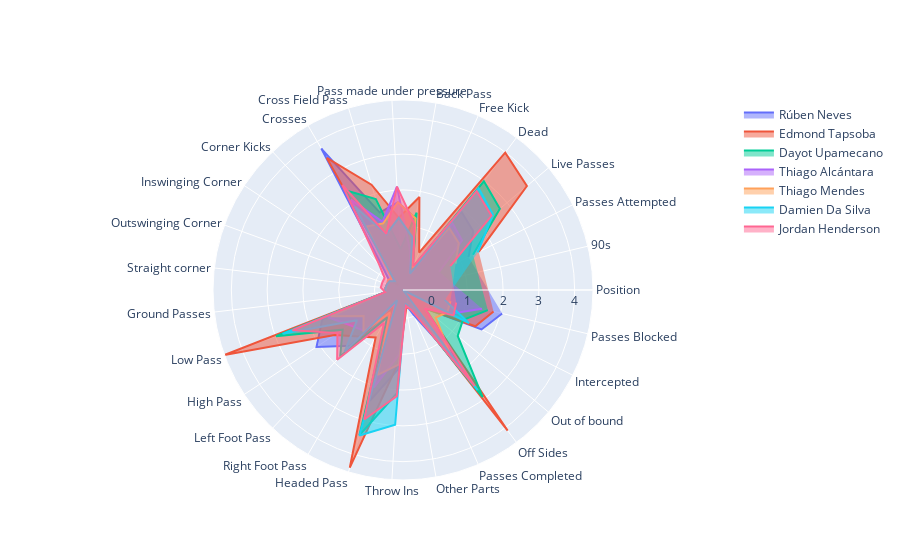

This figure's notebook cell:
### Code cell
categories = ['Position','90s','Passes Attempted',
                   'Live Passes','Dead','Free Kick',
                   'Back Pass','Pass made under pressure','Cross Field Pass',
                   'Crosses','Corner Kicks','Inswinging Corner','Outswinging Corner',
                   'Straight corner','Ground Passes','Low Pass','High Pass','Left Foot Pass','Right Foot Pass','Headed Pass',
                   'Throw Ins','Other Parts','Passes Completed','Off Sides','Out of bound','Intercepted','Passes Blocked']



fig = go.Figure()
r = []
for i in range(7):
    
    data = np.array(value[1].iloc[i])
    
    fig.add_trace(go.Scatterpolar(
      r=data,     
      theta=categories,
      fill='toself',
      name=value[1]['Player'].iloc[i]
    ))


fig.update_layout(
  
  showlegend=True
)

fig.show()

### Figure 1 — Plotly figure (JSON) as saved in the notebook; plotly's stock layout.template omitted (floating-point values rounded to 4 significant figures)
{"data": [{"fill": "toself", "name": "Rúben Neves", "r": ["Rúben Neves", "MF", 1.254, 1.765, 1.935, -0.1248, 1.233, 1.661, 1.463, 3.768, -0.02552, -0.3464, -0.3236, -0.3049, -0.2935, 1.604, 2.097, 1.346, -0.2127, 2.439, 1.411, -0.3952, -0.03889, 1.782, 0.00287, 1.659, 2.052, 0.6667], "theta": ["Position", "90s", "Passes Attempted", "Live Passes", "Dead", "Free Kick", "Back Pass", "Pass made under pressure", "Cross Field Pass", "Crosses", "Corner Kicks", "Inswinging Corner", "Outswinging Corner", "Straight corner", "Ground Passes", "Low Pass", "High Pass", "Left Foot Pass", "Right Foot Pass", "Headed Pass", "Throw Ins", "Other Parts", "Passes Completed", "Off Sides", "Out of bound", "Intercepted", "Passes Blocked"], "type": "scatterpolar"}, {"fill": "toself", "name": "Edmond Tapsoba", "r": ["Edmond Tapsoba", "DF,MF", 1.574, 3.723, 3.987, 0.3444, 1.843, 1.225, 2.276, 3.464, -0.6089, -0.3464, -0.3236, -0.3049, -0.2935, 4.513, 1.49, 0.9898, 0.7343, 4.387, 1.21, -0.2764, -0.2959, 4.101, 0.00287, 1.465, 1.804, 0.4271], "theta": ["Position", "90s", "Passes Attempted", "Live Passes", "Dead", "Free Kick", "Back Pass", "Pass made under pressure", "Cross Field Pass", "Crosses", "Corner Kicks", "Inswinging Corner", "Outswinging Corner", "Straight corner", "Ground Passes", "Low Pass", "High Pass", "Left Foot Pass", "Right Foot Pass", "Headed Pass", "Throw Ins", "Other Parts", "Passes Completed", "Off Sides", "Out of bound", "Intercepted", "Passes Blocked"], "type": "scatterpolar"}, {"fill": "toself", "name": "Dayot Upamecano", "r": ["Dayot Upamecano", "DF", 1.392, 2.737, 2.989, -0.1133, 1.396, 0.3515, 1.856, 2.423, -0.5312, -0.3464, -0.3236, -0.3049, -0.2935, 2.982, 1.222, 1.764, 0.08118, 3.435, 2.094, -0.4291, -0.2225, 2.932, 1.2, 1.077, 1.639, 0.2474], "theta": ["Position", "90s", "Passes Attempted", "Live Passes", "Dead", "Free Kick", "Back Pass", "Pass made under pressure", "Cross Field Pass", "Crosses", "Corner Kicks", "Inswinging Corner", "Outswinging Corner", "Straight corner", "Ground Passes", "Low Pass", "High Pass", "Left Foot Pass", "Right Foot Pass", "Headed Pass", "Throw Ins", "Other Parts", "Passes Completed", "Off Sides", "Out of bound", "Intercepted", "Passes Blocked"], "type": "scatterpolar"}, {"fill": "toself", "name": "Thiago Alcántara", "r": ["Thiago Alcántara", "MF", 0.3386, 1.359, 1.524, -0.3079, 0.3371, 2.098, 1.196, 2.119, -0.4534, -0.3464, -0.3236, -0.3049, -0.2935, 1.435, 0.9885, 0.7774, -0.3793, 2.053, 1.009, -0.3952, -0.2225, 1.532, 0.00287, 0.6884, 1.474, 0.3073], "theta": ["Position", "90s", "Passes Attempted", "Live Passes", "Dead", "Free Kick", "Back Pass", "Pass made under pressure", "Cross Field Pass", "Crosses", "Corner Kicks", "Inswinging Corner", "Outswinging Corner", "Straight corner", "Ground Passes", "Low Pass", "High Pass", "Left Foot Pass", "Right Foot Pass", "Headed Pass", "Throw Ins", "Other Parts", "Passes Completed", "Off Sides", "Out of bound", "Intercepted", "Passes Blocked"], "type": "scatterpolar"}, {"fill": "toself", "name": "Thiago Mendes", "r": ["Thiago Mendes", "MF", 0.8482, 1.241, 1.365, -0.1133, 1.233, 1.661, 1.145, 1.251, -0.3367, -0.2909, -0.3236, -0.3049, -0.2935, 1.353, 0.5217, 0.8153, -0.06577, 1.679, 1.29, -0.3782, -0.1858, 1.392, 0.402, 0.5914, 0.567, -0.05218], "theta": ["Position", "90s", "Passes Attempted", "Live Passes", "Dead", "Free Kick", "Back Pass", "Pass made under pressure", "Cross Field Pass", "Crosses", "Corner Kicks", "Inswinging Corner", "Outswinging Corner", "Straight corner", "Ground Passes", "Low Pass", "High Pass", "Left Foot Pass", "Right Foot Pass", "Headed Pass", "Throw Ins", "Other Parts", "Passes Completed", "Off Sides", "Out of bound", "Intercepted", "Passes Blocked"], "type": "scatterpolar"}, {"fill": "toself", "name": "Damien Da Silva", "r": ["Damien Da Silva", "DF", 1.539, 2.486, 2.745, -0.2964, 0.7035, 1.225, 0.8275, 1.902, -0.4534, -0.3464, -0.3236, -0.3049, -0.2935, 2.786, 0.7434, 1.582, -0.4674, 3.45, 2.977, -0.4122, -0.2225, 2.696, -0.7955, 1.271, 0.402, -0.05218], "theta": ["Position", "90s", "Passes Attempted", "Live Passes", "Dead", "Free Kick", "Back Pass", "Pass made under pressure", "Cross Field Pass", "Crosses", "Corner Kicks", "Inswinging Corner", "Outswinging Corner", "Straight corner", "Ground Passes", "Low Pass", "High Pass", "Left Foot Pass", "Right Foot Pass", "Headed Pass", "Throw Ins", "Other Parts", "Passes Completed", "Off Sides", "Out of bound", "Intercepted", "Passes Blocked"], "type": "scatterpolar"}, {"fill": "toself", "name": "Jordan Henderson", "r": ["Jordan Henderson", "MF,DF", 0.6841, 2.431, 2.65, -0.06756, 1.07, 2.098, 0.8402, 2.596, 0.169, -0.18, -0.1815, -0.1715, -0.2935, 2.492, 1.397, 1.885, 0.2673, 2.981, 2.174, -0.3443, -0.1858, 2.551, 0.00287, 0.7855, 0.7319, 0.6667], "theta": ["Position", "90s", "Passes Attempted", "Live Passes", "Dead", "Free Kick", "Back Pass", "Pass made under pressure", "Cross Field Pass", "Crosses", "Corner Kicks", "Inswinging Corner", "Outswinging Corner", "Straight corner", "Ground Passes", "Low Pass", "High Pass", "Left Foot Pass", "Right Foot Pass", "Headed Pass", "Throw Ins", "Other Parts", "Passes Completed", "Off Sides", "Out of bound", "Intercepted", "Passes Blocked"], "type": "scatterpolar"}], "layout": {"showlegend": true}}
